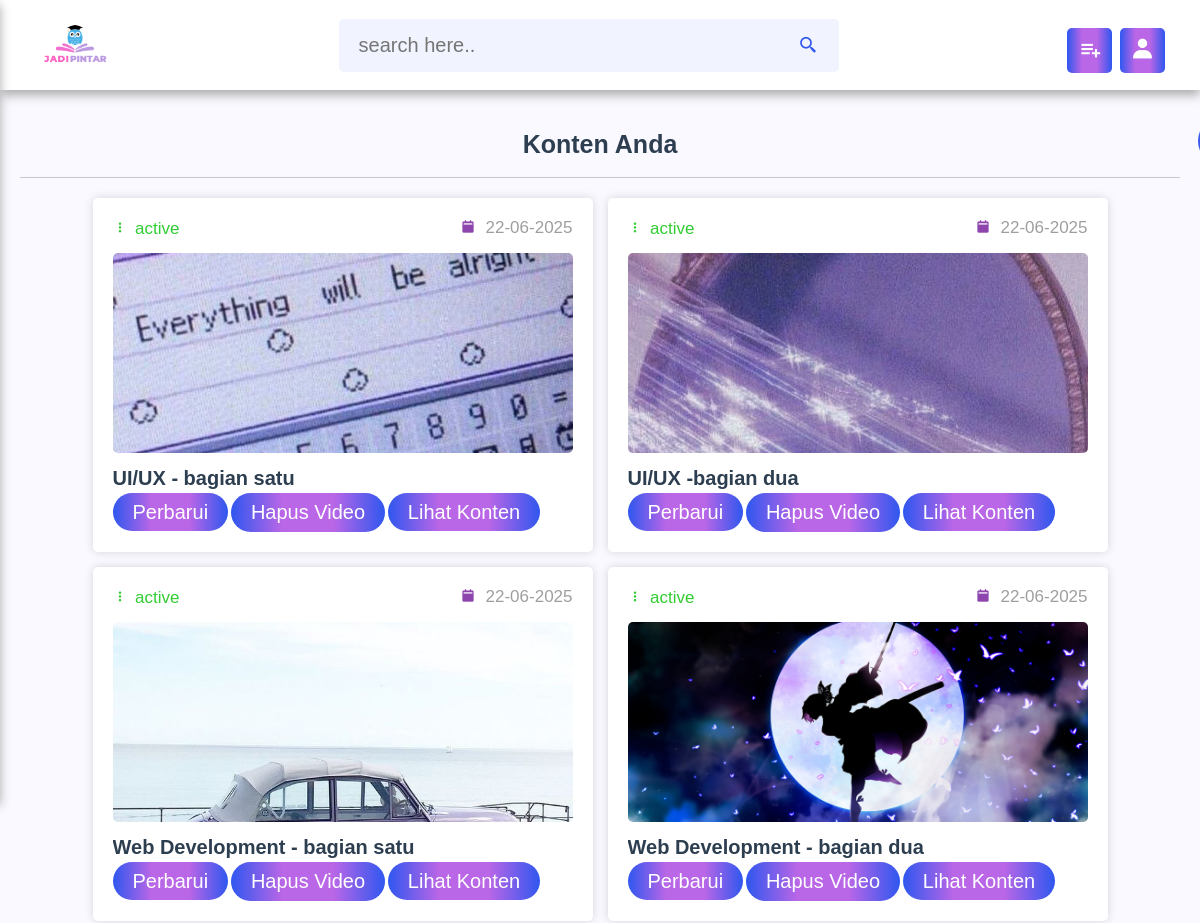
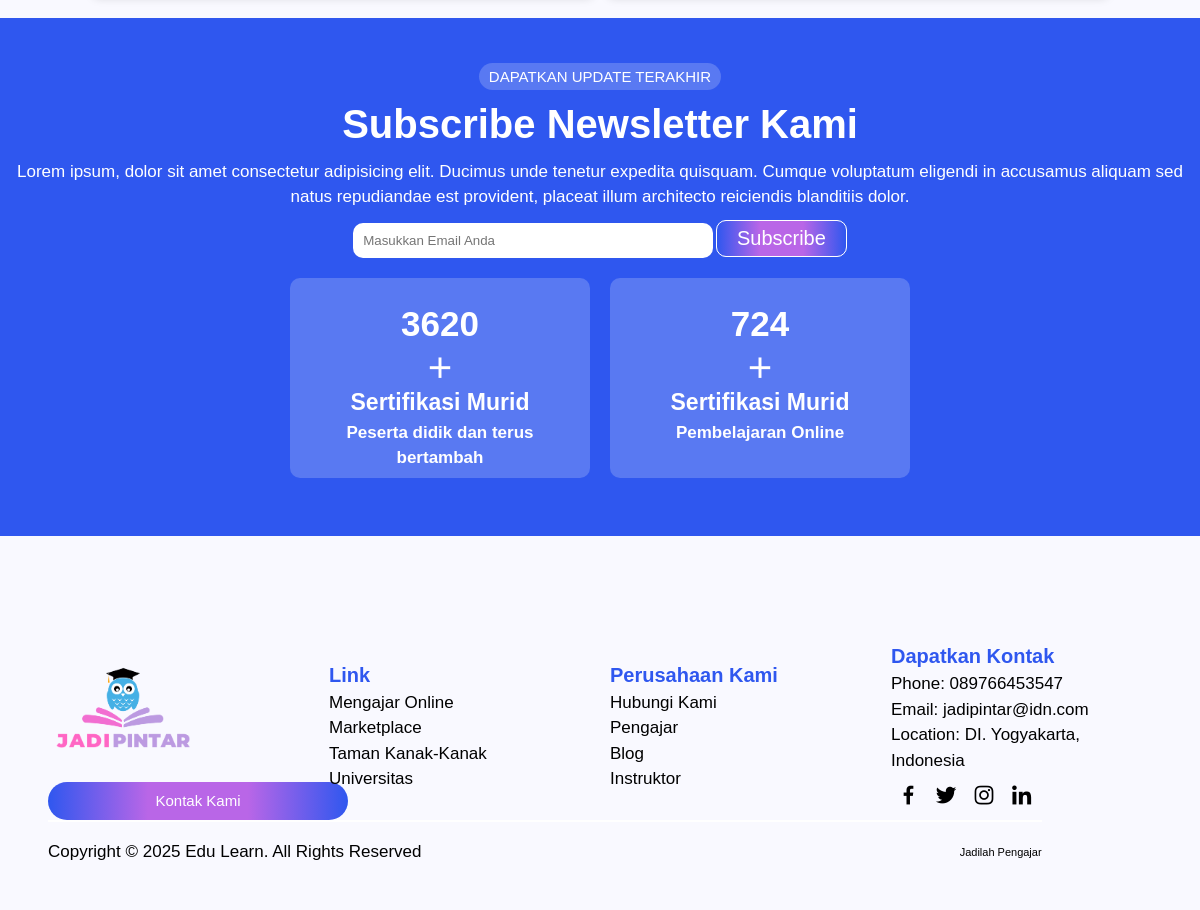
The app's page /admin/contents.php (signed in) with its own data (2 pictures, top to bottom).
### tables this page shows
CREATE TABLE `content` (
  `id` varchar(20) NOT NULL,
  `tutor_id` varchar(20) NOT NULL,
  `playlist_id` varchar(20) NOT NULL,
  `title` varchar(100) NOT NULL,
  `descriptions` varchar(1000) NOT NULL,
  `video` varchar(100) NOT NULL,
  `thumb` varchar(100) NOT NULL,
  `date` date NOT NULL DEFAULT current_timestamp(),
  `status` varchar(10) NOT NULL
);

### admin/contents.php (the view, shortened to what this page needs)
<?php
    include '../components/connect.php';
    if(isset($_COOKIE['tutor_id'])){
        $tutor_id = $_COOKIE['tutor_id'];
    }else{
        $tutor_id = '';
        header('location: login.php');
    }
   if(isset($_COOKIE['tutor_id'])){
    $tutor_id = $_COOKIE['tutor_id'];
    }else{
        $tutor_id = '';
        header('location: login.php');
    }
?>
<!DOCTYPE html>
<html lang="en">
<head>
    <link href='https://unpkg.com/boxicons@2.1.4/css/boxicons.min.css' rel='stylesheet'>
</head>
<body>
    <?php include '../components/admin_header.php'?>
    <section class="contents">
        <h1 class="heading">Konten Anda</h1>
        <div class="box-container">
            <div class="add">
            </div>
            <?php
                $select_videos = $conn->prepare("SELECT * FROM content WHERE tutor_id = ? ORDER BY date DESC");
                $select_videos->execute([$tutor_id]);
                if($select_videos->rowCount() > 0){
                    while($fetch_videos = $select_videos->fetch(PDO::FETCH_ASSOC)){
                        $video_id = $fetch_videos['id'];
            ?>
            <div class="box">
                <div class="flex">
                    <div><i class="bx bx-dots-vertical-rounded" style="<?php if($fetch_videos['status'] == 'active'){echo 'color:limegreen';}else{echo 'color:red';}?>">
                        <span style="<?php if($fetch_videos['status']=='active'){ echo 'color:limegreen';}else{echo 'color:red';}?>"><?= $fetch_videos['status']; ?></span>
                    </i></div>
                    <div> <i class="bx bxs-calendar-alt"></i><span><?= date('d-m-Y', strtotime($fetch_videos['date'])); ?></span> </div>
                </div>
                <img src="../uploaded_files/<?= $fetch_videos['thumb'];?>" class="thumb">
                <h3 class="title"><?= $fetch_videos['title']; ?></h3>
                <form action="" method="post">
                        <a href="update_content.php?get_id=<?= $video_id; ?>" class="btn">Perbarui</a>
                        <input type="submit" name="delete_video" value="hapus video" class="btn" onclick="return confirm('hapus video ini');">
                        <a href="view_content.php?get_id=<?= $video_id; ?>" class="btn">Lihat Konten</a>
                </form>
            </div>
            <?php
                  }
                }else{
                     echo '<p class="empty">belum ada video yanng ditambahkan!</p>';
                }
            ?>
        </div>
    </section>
    <?php include '../components/footer.php'?>
</body>
</html>

### records on screen
content: status "active", date "22-06-2025", thumb (picture), title "UI/UX - bagian satu"
content: status "active", date "22-06-2025", thumb (picture), title "UI/UX -bagian dua"
content: status "active", date "22-06-2025", thumb (picture), title "Web Development - bagian satu"
content: status "active", date "22-06-2025", thumb (picture), title "Web Development - bagian dua"
